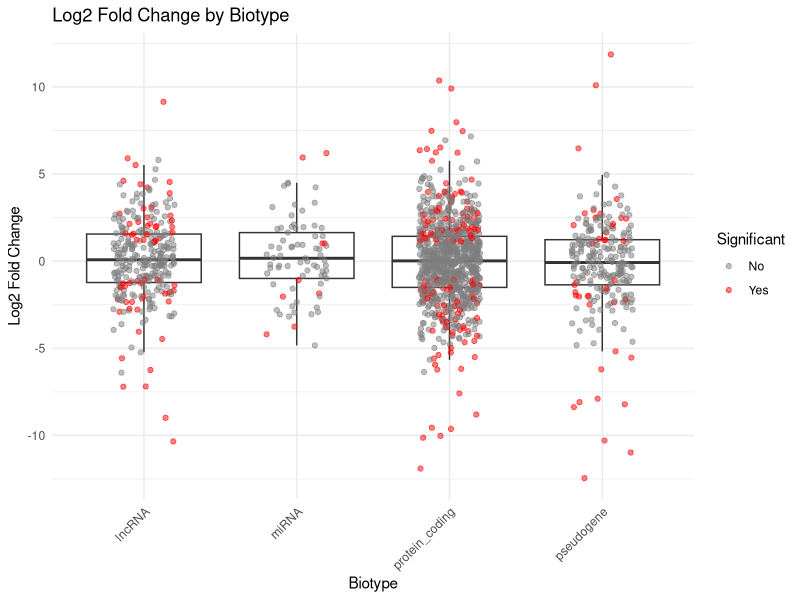
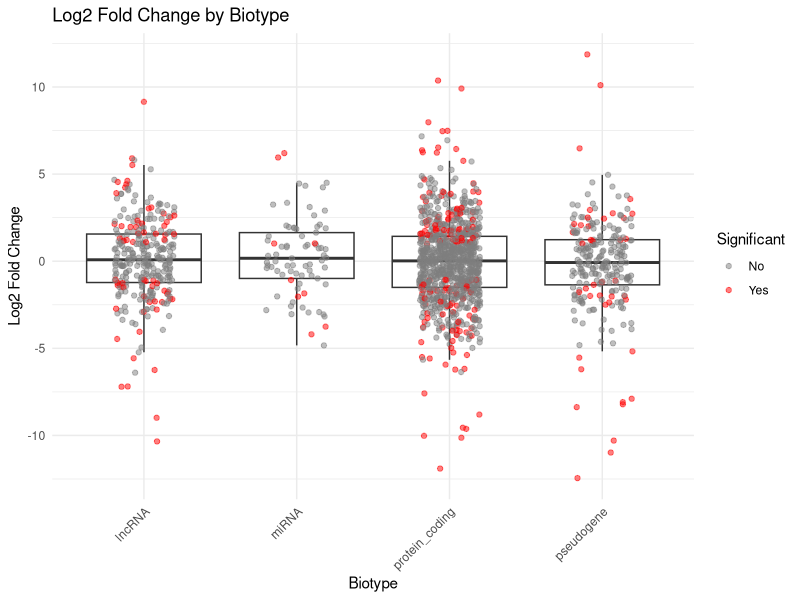

Generate these figures, in order, with R:
library(tidyverse)
library(ggrepel)

data <- read.csv("bio_data_master.csv")

final_plot <- ggplot(data, aes(x = biotype, y = log2FoldChange)) +
  geom_boxplot(outlier.shape = NA) +
  geom_jitter(width = 0.2, alpha = 0.5, aes(color = is_significant)) +
  scale_color_manual(values = c("No" = "gray50", "Yes" = "red")) +
  labs(title = "Log2 Fold Change by Biotype",
       x = "Biotype",
       y = "Log2 Fold Change",
       color = "Significant") +
  theme_minimal() +
  theme(axis.text.x = element_text(angle = 45, hjust = 1))

ggsave("__OUTPUT_PNG_FILE__", plot = final_plot, width = 8, height = 6, dpi = 300)
ggsave("__OUTPUT_PDF_FILE__", plot = final_plot, width = 8, height = 6)